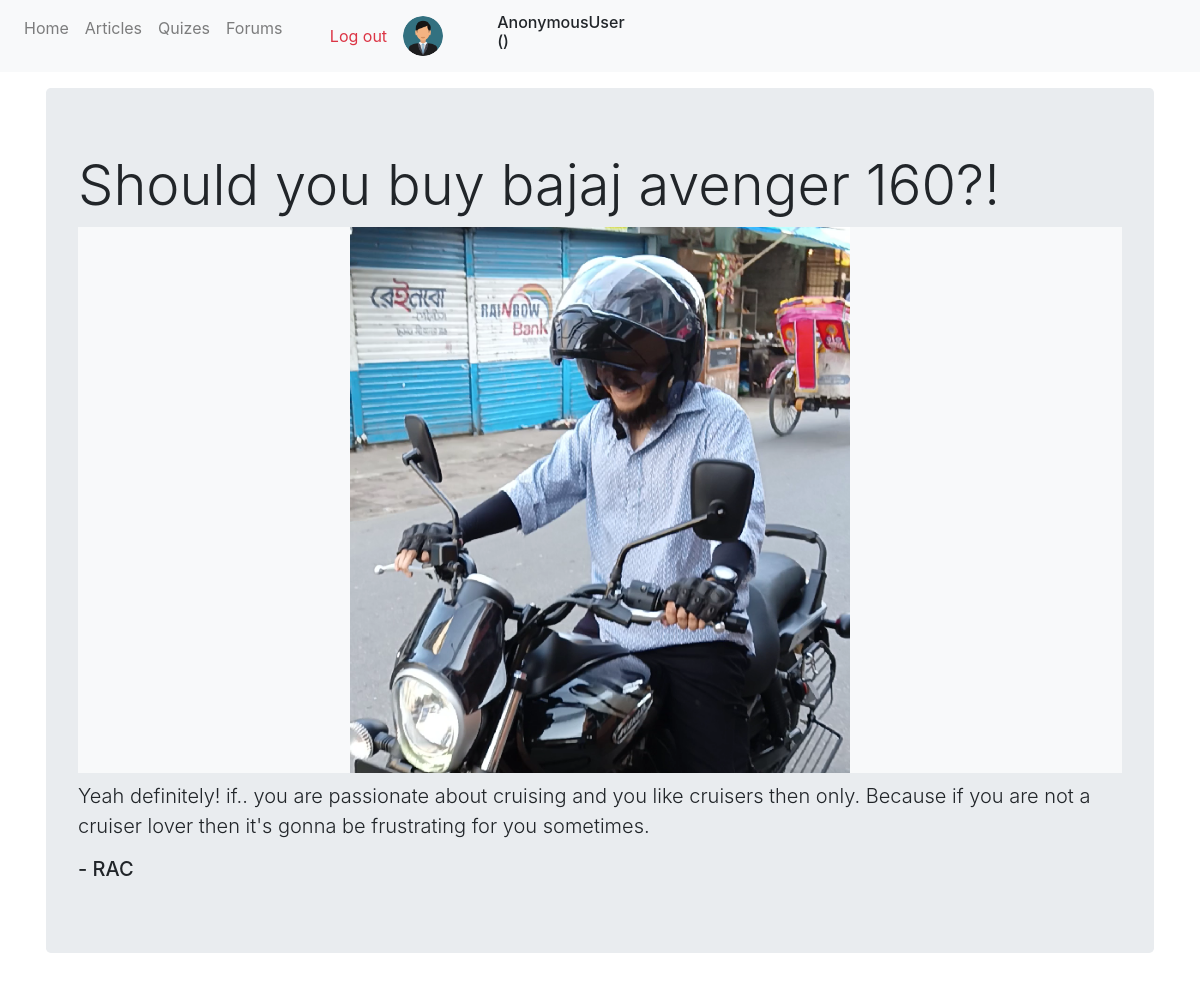
The page /articles/articles/1 on the database its author committed.
### App_Articles/models.py (models this page shows, shortened)
class Article(models.Model):
    author = models.ForeignKey(User, on_delete=models.CASCADE, related_name='article')
    image = models.ImageField(upload_to='article_pics')
    caption = models.CharField(max_length=264, blank=True)
    description = models.TextField(blank=True)
    upload_date = models.DateField(auto_now_add=True)
    class Meta:
        ordering = ['-upload_date',]

### App_Articles/views.py (the view)
# urls.py: path('articles/<int:id>', views.article_view, name="article_view")
def article_view(request, id):
    article = Article.objects.get(id=id)
    context = {'article' : article}
    return render(request, 'App_Articles/article.html', context)

### templates/App_Articles/article.html
{% extends 'navbar.html' %}
{% block body_block %}
<div class="jumbotron">
    <h1 class="display-4">{{article.caption}}!</h1>
    <div class="d-flex justify-content-center bg-light my-2">
        <img src="/media/{{article.image}}" alt="..." width="500px">
    </div>
    <p class="lead">{{article.description}}</p>
    <h5>- {{article.author}}</h5>
  </div>
{% endblock %}

### rows shown on the page
Article: caption "Should you buy bajaj avenger 160?", image (picture), description "Yeah definitely! if.. you are passionate about cruising and you like cruisers then only. Because if you are not a cruiser lover then it's gonna be frustrating for you sometimes.", author "RAC"

### other values the page prints
{{ request.user }} "AnonymousUser"
